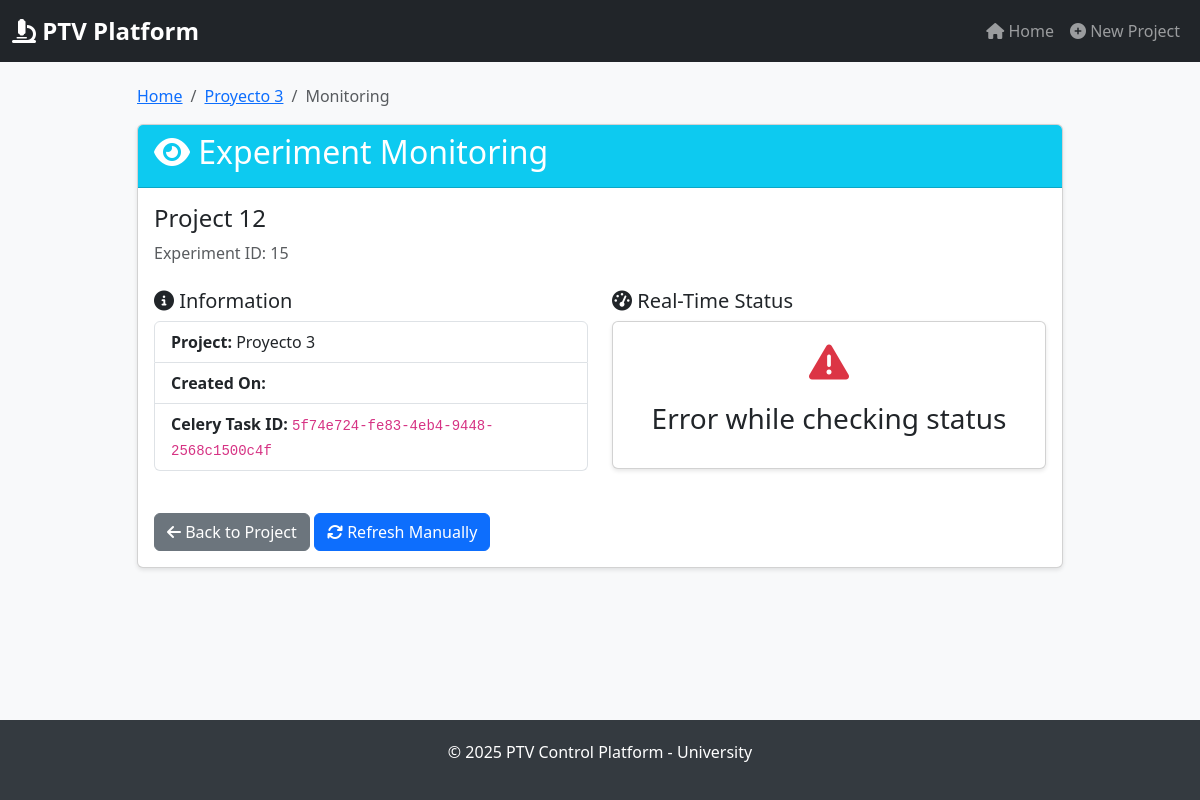
The page /experiment/15/monitor/ on the database its author committed.
### core/models.py (models this page shows, shortened)
class Experiment(models.Model):
    STATES = [
        ('PENDING', 'Pending'),
        ('PROCESSING', 'Processing'),
        ('COMPLETED', 'Completed'),
        ('ERROR', 'Error'),
        ('CANCELLED', 'Cancelled'),
    ]
    project = models.ForeignKey(
        Project,
        on_delete=models.CASCADE,
        related_name='experiments',
        help_text="Project to which this experiment belongs"
    )
    name = models.CharField(
        max_length=200,
        help_text="Descriptive name of the experiment"
    )
    creation_date = models.DateTimeField(
        auto_now_add=True,
        help_text="Automatic creation timestamp"
    )
    processing_start_time = models.DateTimeField(
        null=True,
        blank=True,
        help_text="Timestamp when processing started"
    )
    processing_end_time = models.DateTimeField(
        null=True,
        blank=True,
        help_text="Timestamp when processing ended"
    )
    calibration_file = models.CharField(
        max_length=500,
        help_text="Path to the .cal calibration file"
    )
    images_path = models.CharField(
        max_length=500,
        help_text="Path where the images are stored (RAM or SSD)"
    )
    used_parameters = models.TextField(
        default="{}",
        help_text="JSON string copy of all parameters used (for reproducibility)"
    )
    state = models.CharField(
        max_length=20,
        choices=STATES,
        default='PENDING',
        help_text="Current state of the experiment"
    )
    celery_task_id = models.CharField(
        max_length=255,
        blank=True,
        help_text="Celery task ID for monitoring"
    )
    error_message = models.TextField(
        blank=True,
        help_text="Error message if processing failed"
    )
    notes = models.TextField(
        blank=True,
        help_text="Researcher notes and observations"
    )
    class Meta:
        verbose_name = "Experiment"
        verbose_name_plural = "Experiments"
        ordering = ['-creation_date']

class Project(models.Model):
    name = models.CharField(
        max_length=200,
        unique=True,
        help_text="Project's unique name"
    )
    description = models.TextField(
        blank=True,
        help_text="Brief description of the project"
    )
    creation_date = models.DateTimeField(
        auto_now_add=True,
        help_text="Automatic creation timestamp"
    )
    class Meta:
        verbose_name = "Project"
        verbose_name_plural = "Projects"
        ordering = ['-creation_date']

### core/views.py (the view)
# urls.py: path('experiment/<int:experiment_id>/monitor/', views.experiment_monitoring_view, name='experiment_monitoring'),
def experiment_monitoring_view(request, experiment_id):
    experiment = get_object_or_404(Experiment, id=experiment_id)
    return render(request, 'core/experiment_monitoring.html', {
        'experiment': experiment
    })

### core/templates/core/experiment_monitoring.html (shortened to what this page needs)
{% extends 'core/base.html' %}
{% block content %}
<div class="row mt-4">
    <div class="col-md-10 offset-md-1">
        <nav aria-label="breadcrumb">
            <ol class="breadcrumb">
                <li class="breadcrumb-item"><a href="{% url 'index' %}">Home</a></li>
                <li class="breadcrumb-item">
                    <a href="{% url 'project_detail_view' experiment.project.id %}">
                        {{ experiment.project.name }}
                    </a>
                </li>
                <li class="breadcrumb-item active">Monitoring</li>
            </ol>
        </nav>
        <div class="card">
            <div class="card-header bg-info text-white">
                <h2><i class="fas fa-eye"></i> Experiment Monitoring</h2>
            </div>
            <div class="card-body">
                <h4>{{ experiment.name }}</h4>
                <p class="text-muted">Experiment ID: {{ experiment.id }}</p>
                <div class="row mt-4">
                    <div class="col-md-6">
                        <h5><i class="fas fa-info-circle"></i> Information</h5>
                        <ul class="list-group">
                            <li class="list-group-item">
                                <strong>Project:</strong> {{ experiment.project.name }}
                            </li>
                            <li class="list-group-item">
                                <strong>Created On:</strong> {{ experiment.created_at|date:"d/m/Y H:i:s" }}
                            </li>
                            <li class="list-group-item">
                                <strong>Celery Task ID:</strong>
                                <code>{{ experiment.celery_task_id|default:"N/A" }}</code>
                            </li>
                        </ul>
                    </div>
                    <div class="col-md-6">
                        <h5><i class="fas fa-tachometer-alt"></i> Real-Time Status</h5>
                        <div class="card text-center" id="status-card">
                            <div class="card-body">
                                <h1 id="status-icon">
                                </h1>
                                <h3 id="status-text" class="mt-3">Loading...</h3>
                            </div>
                        </div>
                    </div>
                </div>
                <div class="mt-4">
                    <a href="{% url 'project_detail_view' experiment.project.id %}" class="btn btn-secondary">
                        <i class="fas fa-arrow-left"></i> Back to Project
                    </a>
                    <button id="btn-refresh" class="btn btn-primary" onclick="updateStatus()">
                        <i class="fas fa-sync"></i> Refresh Manually
                    </button>
                </div>
            </div>
        </div>
    </div>
</div>
{% endblock %}

### core/templates/core/base.html (style rules this page uses)
html, body { height: 100%; margin: 0; }
body { display: flex; flex-direction: column; padding-top: 60px; background-color: #f8f9fa; }
.card { box-shadow: 0 2px 4px rgba(0,0,0,0.1); margin-bottom: 20px; }

### rows shown on the page
Experiment: project.name "Proyecto 3", name "Project 12", id "15", celery_task_id "5f74e724-fe83-4eb4-9448-2568c1500c4f"
